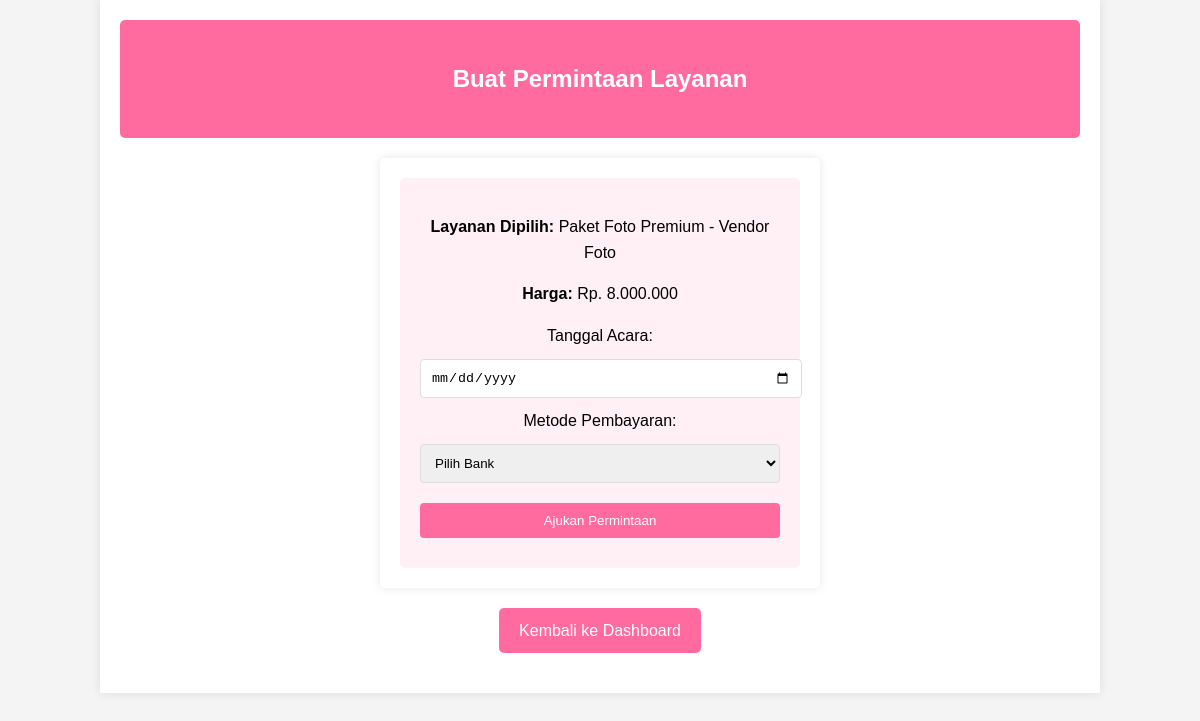
The app's page /buat_permintaan.php?layanan_id=2 (signed in) with its own data.
### tables this page shows
CREATE TABLE layanan (
    id INT AUTO_INCREMENT PRIMARY KEY,
    vendor_id INT,
    nama_layanan VARCHAR(100) NOT NULL,
    deskripsi TEXT,
    harga DECIMAL(10,2),
    FOREIGN KEY (vendor_id) REFERENCES vendors(id)
);

CREATE TABLE vendors (
    id INT AUTO_INCREMENT PRIMARY KEY,
    nama_vendor VARCHAR(100) NOT NULL,
    kontak VARCHAR(20),
    deskripsi TEXT
);

### buat_permintaan.php (the view, shortened to what this page needs)
<?php
require 'config.php';
$layanan_id = $_GET['layanan_id'] ?? null;
$layanan_query = "SELECT layanan.*, vendors.nama_vendor
                  FROM layanan
                  JOIN vendors ON layanan.vendor_id = vendors.id
                  WHERE layanan.id = $layanan_id";
$layanan_result = $conn->query($layanan_query);
$layanan = $layanan_result->fetch_assoc();
?>
<!DOCTYPE html>
<html lang="id">
<head>
    <link rel="stylesheet" href="styles.css">
</head>
<body>
    <div class="container">
        <div class="header">
            <h2>Buat Permintaan Layanan</h2>
        </div>
        <form method="post">
            <div class="description">
                <p><strong>Layanan Dipilih:</strong> <?php echo $layanan['nama_layanan'] . " - " . $layanan['nama_vendor']; ?></p>
                <p><strong>Harga:</strong> Rp. <?php echo number_format($layanan['harga'], 0, ',', '.'); ?></p>
                <label>Tanggal Acara:</label>
                <input type="date" name="tanggal_acara" required><br>
                <label>Metode Pembayaran:</label>
                <select name="metode_pembayaran" required>
                    <option value="">Pilih Bank</option>
                </select><br>
                <input type="submit" value="Ajukan Permintaan">
            </div>
        </form>
        <div class="menu">
            <a href="dashboard.php" class="button">Kembali ke Dashboard</a>
        </div>
    </div>
</body>
</html>

### styles.css (style rules this page uses)
body, html { margin: 0; padding: 0; font-family: Arial, sans-serif; line-height: 1.6; background-color: #f4f4f4; }
.container { width: 80%; margin: auto; overflow: hidden; padding: 20px; background-color: white; box-shadow: 0 0 10px rgba(0,0,0,0.1); }
.header { text-align: center; background-color: #ff6b9e; color: white; padding: 20px; border-radius: 5px; }
.menu { display: flex; justify-content: center; gap: 20px; margin: 20px 0; }
.button { display: inline-block; background-color: #ff6b9e; color: white; padding: 10px 20px; text-decoration: none; border-radius: 5px; transition: background-color 0.3s ease; }
.description { text-align: center; background-color: #fff0f5; padding: 20px; border-radius: 5px; }
form { max-width: 400px; margin: 20px auto; padding: 20px; background-color: white; box-shadow: 0 0 10px rgba(0,0,0,0.1); border-radius: 5px; }
form input, form select { width: 100%; padding: 10px; margin: 10px 0; border: 1px solid #ddd; border-radius: 4px; }
form input[type="submit"] { background-color: #ff6b9e; color: white; border: none; cursor: pointer; transition: background-color 0.3s ease; }

### records on screen
layanan: nama_layanan "Paket Foto Premium", vendor.nama_vendor "Vendor Foto", harga "8.000.000"
